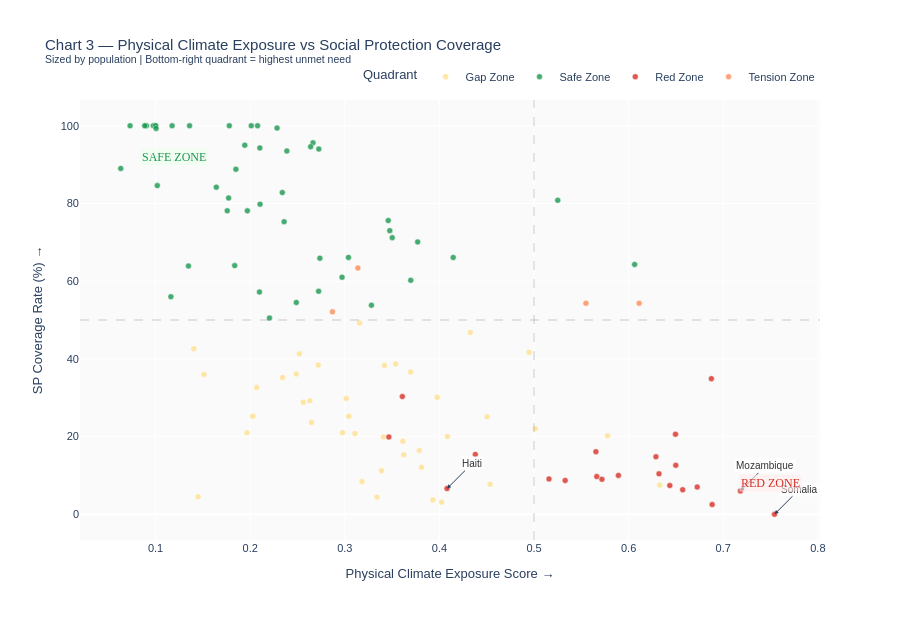

Notebook source saved alongside this figure:
### Code cell
#Cell 4 — Chart 3: Quadrant Scatter (Plotly, population-sized)
# Original spec: physical exposure vs SP coverage, sized by population
# Status: DONE with population sizing added

# Get population from WDI columns if available
pop_col = 'population' if 'population' in master.columns else None

plot_data = master[master['sp_coverage_rate'].notna()].copy()

if pop_col and plot_data[pop_col].notna().sum() > 50:
    plot_data['pop_size'] = np.sqrt(
        plot_data[pop_col].fillna(plot_data[pop_col].median()) / 1e6
    ) * 3
    size_col = 'pop_size'
    size_label = 'population'
else:
    plot_data['pop_size'] = 8
    size_col = None
    size_label = None

def quadrant(row):
    if row['CLVI'] >= 0.5 and row['sp_coverage_rate'] < 50:
        return 'Red Zone'
    elif row['CLVI'] >= 0.5 and row['sp_coverage_rate'] >= 50:
        return 'Tension Zone'
    elif row['CLVI'] < 0.5 and row['sp_coverage_rate'] < 50:
        return 'Gap Zone'
    else:
        return 'Safe Zone'

plot_data['quadrant'] = plot_data.apply(quadrant, axis=1)

color_map = {
    'Red Zone':     '#d73027',
    'Tension Zone': '#fc8d59',
    'Gap Zone':     '#fee090',
    'Safe Zone':    '#1a9850',
}

fig = px.scatter(
    plot_data,
    x='physical_exposure',
    y='sp_coverage_rate',
    color='quadrant',
    color_discrete_map=color_map,
    size='pop_size' if size_col else None,
    size_max=40,
    hover_name='country',
    hover_data={
        'physical_exposure':  ':.3f',
        'sp_coverage_rate':   ':.1f',
        'CLVI':               ':.3f',
        'gdp_per_capita':     ':,.0f',
        'gini':               ':.1f',
        'income_group':       True,
        'region_un':          True,
        'pop_size':           False,
        'quadrant':           False,
    },
    title=(
        'Chart 3 — Physical Climate Exposure vs Social Protection Coverage<br>'
        '<sup>Sized by population | '
        'Bottom-right quadrant = highest unmet need</sup>'
    ),
    labels={
        'physical_exposure':  'Physical Climate Exposure Score →',
        'sp_coverage_rate':   'SP Coverage Rate (%) →',
    }
)

fig.add_hline(y=50,  line_dash='dash', line_color='grey',
              opacity=0.4, line_width=1)
fig.add_vline(x=0.5, line_dash='dash', line_color='grey',
              opacity=0.4, line_width=1)

# Label case study countries
case_points = plot_data[
    plot_data['iso3'].isin(['MOZ','SOM','HTI'])
]
for _, row in case_points.iterrows():
    fig.add_annotation(
        x=row['physical_exposure'],
        y=row['sp_coverage_rate'],
        text=row['country'],
        showarrow=True, arrowhead=2,
        arrowsize=0.8, arrowwidth=1,
        font=dict(size=10, color='#333'),
        bgcolor='rgba(255,255,255,0.75)',
        ax=25, ay=-25
    )

fig.add_annotation(x=0.75, y=8,   text='RED ZONE',
                   showarrow=False,
                   font=dict(size=12, color='#d73027',
                             family='Arial Black'),
                   bgcolor='rgba(255,235,235,0.6)')
fig.add_annotation(x=0.12, y=92,  text='SAFE ZONE',
                   showarrow=False,
                   font=dict(size=12, color='#1a9850',
                             family='Arial Black'),
                   bgcolor='rgba(235,255,235,0.6)')

fig.update_traces(marker=dict(opacity=0.8,
                               line=dict(width=0.5, color='white')))
fig.update_layout(
    height=620,
    font=dict(family='Arial', size=11),
    plot_bgcolor='#FAFAFA',
    paper_bgcolor='white',
    legend=dict(title='Quadrant', orientation='h',
                yanchor='bottom', y=1.02,
                xanchor='right', x=1)
)

fig.write_html('outputs/chart3_quadrant_scatter.html')
fig.show()
print("✓ Chart 3 saved")
print(f"\nQuadrant counts:")
print(plot_data['quadrant'].value_counts())

### Figure 1 — Plotly figure (JSON) as saved in the notebook; plotly's stock layout.template omitted (floating-point values rounded to 4 significant figures; data arrays with more than 128 entries replaced by an {"elided": "..."} marker saying what was removed)
{"data": [{"customdata": {"elided": "40x7 mixed values"}, "hovertemplate": "<b>%{hovertext}</b><br><br>Physical Climate Exposure Score →=%{x:.3f}<br>SP Coverage Rate (%) →=%{y:.1f}<br>CLVI=%{customdata[0]:.3f}<br>gdp_per_capita=%{customdata[1]:,.0f}<br>gini=%{customdata[2]:.1f}<br>income_group=%{customdata[3]}<br>region_un=%{customdata[4]}<extra></extra>", "hovertext": ["Afghanistan", "Armenia", "Azerbaijan", "Bangladesh", "Belarus", "Benin", "Bolivia, Plurinational State of", "Cambodia", "Ecuador", "Egypt", "El Salvador", "Ghana", "Guatemala", "Guinea", "Honduras", "Iraq", "Jamaica", "Jordan", "Kiribati", "Lebanon", "Malaysia", "Marshall Islands", "Mauritania", "Morocco", "Nepal", "Nicaragua", "Pakistan", "Paraguay", "Peru", "Rwanda", "Senegal", "Sierra Leone", "Sri Lanka", "Tajikistan", "Timor-Leste", "Togo", "Tuvalu", "Uganda", "Viet Nam", "Zimbabwe"], "legendgroup": "Gap Zone", "marker": {"color": "#fee090", "line": {"color": "white", "width": 0.5}, "opacity": 0.8, "symbol": "circle"}, "mode": "markers", "name": "Gap Zone", "orientation": "v", "showlegend": true, "type": "scatter", "x": [0.6329, 0.3155, 0.2343, 0.5012, 0.1511, 0.3181, 0.2719, 0.3107, 0.4326, 0.3695, 0.3614, 0.3043, 0.3811, 0.3931, 0.3977, 0.4947, 0.2069, 0.2562, 0.1966, 0.4085, 0.263, 0.2027, 0.3388, 0.1404, 0.2976, 0.3623, 0.5777, 0.2486, 0.4504, 0.4535, 0.3409, 0.3341, 0.2519, 0.3016, 0.2649, 0.3538, 0.1449, 0.4024, 0.342, 0.3787], "xaxis": "x", "y": [7.5, 49.2, 35.2, 22.0, 36.0, 8.4, 38.4, 20.8, 46.8, 36.6, 18.8, 25.2, 12.1, 3.7, 30.1, 41.7, 32.6, 28.8, 21.0, 20.0, 29.2, 25.2, 11.2, 42.6, 21.0, 15.3, 20.2, 36.1, 25.1, 7.7, 19.9, 4.4, 41.3, 29.8, 23.6, 38.7, 4.5, 3.1, 38.3, 16.4], "yaxis": "y"}, {"customdata": {"elided": "48x7 mixed values"}, "hovertemplate": "<b>%{hovertext}</b><br><br>Physical Climate Exposure Score →=%{x:.3f}<br>SP Coverage Rate (%) →=%{y:.1f}<br>CLVI=%{customdata[0]:.3f}<br>gdp_per_capita=%{customdata[1]:,.0f}<br>gini=%{customdata[2]:.1f}<br>income_group=%{customdata[3]}<br>region_un=%{customdata[4]}<extra></extra>", "hovertext": ["Albania", "Algeria", "Argentina", "Australia", "Austria", "Belgium", "Bosnia and Herzegovina", "Brazil", "Bulgaria", "Canada", "Chile", "China", "Croatia", "Cuba", "Denmark", "Dominican Republic", "Finland", "France", "Greece", "Hungary", "India", "Ireland", "Israel", "Italy", "Japan", "Kazakhstan", "Libyan Arab Jamahiriya", "Macedonia", "Mexico", "Mongolia", "Netherlands", "New Zealand", "Norway", "Panama", "Poland", "Portugal", "Romania", "Saudi Arabia", "Spain", "Sweden", "Switzerland", "Thailand", "Trinidad and Tobago", "Tunisia", "Ukraine", "Uruguay", "Uzbekistan", "Vanuatu"], "legendgroup": "Safe Zone", "marker": {"color": "#1a9850", "line": {"color": "white", "width": 0.5}, "opacity": 0.8, "symbol": "circle"}, "mode": "markers", "name": "Safe Zone", "orientation": "v", "showlegend": true, "type": "scatter", "x": [0.197, 0.3697, 0.2737, 0.2725, 0.1175, 0.2012, 0.2487, 0.3501, 0.234, 0.2664, 0.2359, 0.3459, 0.1772, 0.1348, 0.09978, 0.2971, 0.09756, 0.2284, 0.1018, 0.0632, 0.6063, 0.1001, 0.1779, 0.1849, 0.2639, 0.2102, 0.4146, 0.2204, 0.5251, 0.2388, 0.1359, 0.2078, 0.1006, 0.3039, 0.1642, 0.09037, 0.2105, 0.1836, 0.1758, 0.07306, 0.08847, 0.377, 0.2098, 0.3281, 0.3475, 0.1943, 0.1162, 0.2723], "xaxis": "x", "y": [78.1, 60.2, 65.9, 94.0, 100.0, 100.0, 54.5, 71.2, 82.8, 95.6, 75.3, 75.6, 81.4, 63.9, 100.0, 61.0, 100.0, 99.4, 84.6, 89.0, 64.3, 100.0, 100.0, 88.8, 94.6, 94.3, 66.1, 50.5, 80.8, 93.5, 100.0, 100.0, 99.3, 66.1, 84.2, 100.0, 79.8, 64.0, 78.1, 100.0, 100.0, 70.1, 57.2, 53.8, 73.0, 95.0, 56.0, 57.4], "yaxis": "y"}, {"customdata": {"elided": "21x7 mixed values"}, "hovertemplate": "<b>%{hovertext}</b><br><br>Physical Climate Exposure Score →=%{x:.3f}<br>SP Coverage Rate (%) →=%{y:.1f}<br>CLVI=%{customdata[0]:.3f}<br>gdp_per_capita=%{customdata[1]:,.0f}<br>gini=%{customdata[2]:.1f}<br>income_group=%{customdata[3]}<br>region_un=%{customdata[4]}<extra></extra>", "hovertext": ["Angola", "Burkina Faso", "Burundi", "Cameroon", "Chad", "Ethiopia", "Haiti", "Kenya", "Madagascar", "Malawi", "Mali", "Mozambique", "Myanmar", "Niger", "Nigeria", "Papua New Guinea", "Philippines", "Somalia", "Sudan", "Yemen", "Zambia"], "legendgroup": "Red Zone", "marker": {"color": "#d73027", "line": {"color": "white", "width": 0.5}, "opacity": 0.8, "symbol": "circle"}, "mode": "markers", "name": "Red Zone", "orientation": "v", "showlegend": true, "type": "scatter", "x": [0.5329, 0.5663, 0.5654, 0.5892, 0.6883, 0.6435, 0.408, 0.5718, 0.438, 0.3466, 0.6498, 0.7181, 0.6571, 0.6495, 0.6289, 0.5158, 0.6875, 0.7542, 0.6321, 0.6725, 0.3608], "xaxis": "x", "y": [8.7, 9.7, 16.1, 10.0, 2.5, 7.4, 6.6, 9.0, 15.4, 19.9, 12.6, 6.0, 6.3, 20.6, 14.8, 9.1, 34.9, 0.0, 10.4, 7.0, 30.3], "yaxis": "y"}, {"customdata": [[0.5516, 7919.0, 52, "Upper middle income", "Americas", 8, "Tension Zone"], [0.512, 4925.0, 40.69, "Lower middle income", "Asia", 8, "Tension Zone"], [0.5022, 4413.0, 56, "Upper middle income", "Africa", 8, "Tension Zone"], [0.575, 6267.0, 65.5, "Upper middle income", "Africa", 8, "Tension Zone"]], "hovertemplate": "<b>%{hovertext}</b><br><br>Physical Climate Exposure Score →=%{x:.3f}<br>SP Coverage Rate (%) →=%{y:.1f}<br>CLVI=%{customdata[0]:.3f}<br>gdp_per_capita=%{customdata[1]:,.0f}<br>gini=%{customdata[2]:.1f}<br>income_group=%{customdata[3]}<br>region_un=%{customdata[4]}<extra></extra>", "hovertext": ["Colombia", "Indonesia", "Namibia", "South Africa"], "legendgroup": "Tension Zone", "marker": {"color": "#fc8d59", "line": {"color": "white", "width": 0.5}, "opacity": 0.8, "symbol": "circle"}, "mode": "markers", "name": "Tension Zone", "orientation": "v", "showlegend": true, "type": "scatter", "x": [0.5549, 0.6111, 0.287, 0.3138], "xaxis": "x", "y": [54.3, 54.3, 52.1, 63.4], "yaxis": "y"}], "layout": {"annotations": [{"arrowhead": 2, "arrowsize": 0.8, "arrowwidth": 1, "ax": 25, "ay": -25, "bgcolor": "rgba(255,255,255,0.75)", "font": {"color": "#333", "size": 10}, "showarrow": true, "text": "Haiti", "x": 0.408, "y": 6.6}, {"arrowhead": 2, "arrowsize": 0.8, "arrowwidth": 1, "ax": 25, "ay": -25, "bgcolor": "rgba(255,255,255,0.75)", "font": {"color": "#333", "size": 10}, "showarrow": true, "text": "Mozambique", "x": 0.7181, "y": 6}, {"arrowhead": 2, "arrowsize": 0.8, "arrowwidth": 1, "ax": 25, "ay": -25, "bgcolor": "rgba(255,255,255,0.75)", "font": {"color": "#333", "size": 10}, "showarrow": true, "text": "Somalia", "x": 0.7542, "y": 0}, {"bgcolor": "rgba(255,235,235,0.6)", "font": {"color": "#d73027", "family": "Arial Black", "size": 12}, "showarrow": false, "text": "RED ZONE", "x": 0.75, "y": 8}, {"bgcolor": "rgba(235,255,235,0.6)", "font": {"color": "#1a9850", "family": "Arial Black", "size": 12}, "showarrow": false, "text": "SAFE ZONE", "x": 0.12, "y": 92}], "font": {"family": "Arial", "size": 11}, "height": 620, "legend": {"orientation": "h", "title": {"text": "Quadrant"}, "tracegroupgap": 0, "x": 1, "xanchor": "right", "y": 1.02, "yanchor": "bottom"}, "paper_bgcolor": "white", "plot_bgcolor": "#FAFAFA", "shapes": [{"line": {"color": "grey", "dash": "dash", "width": 1}, "opacity": 0.4, "type": "line", "x0": 0, "x1": 1, "xref": "x domain", "y0": 50, "y1": 50, "yref": "y"}, {"line": {"color": "grey", "dash": "dash", "width": 1}, "opacity": 0.4, "type": "line", "x0": 0.5, "x1": 0.5, "xref": "x", "y0": 0, "y1": 1, "yref": "y domain"}], "title": {"text": "Chart 3 — Physical Climate Exposure vs Social Protection Coverage<br><sup>Sized by population | Bottom-right quadrant = highest unmet need</sup>"}, "xaxis": {"anchor": "y", "domain": [0, 1], "title": {"text": "Physical Climate Exposure Score →"}}, "yaxis": {"anchor": "x", "domain": [0, 1], "title": {"text": "SP Coverage Rate (%) →"}}}}
